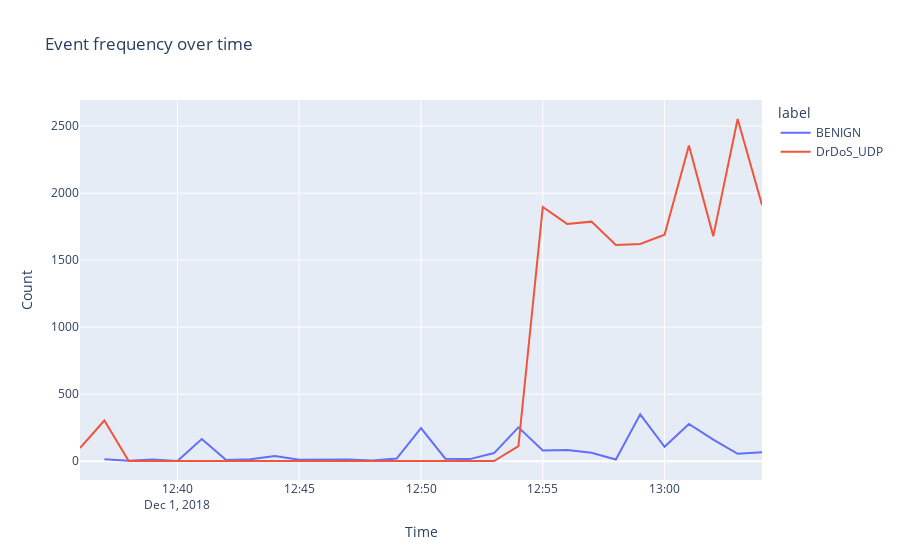

Notebook code for this chart:
### Code cell
df_benign_2 = df_2[df_2['label'] == 'BENIGN'].copy()

eda_label(df_2)
